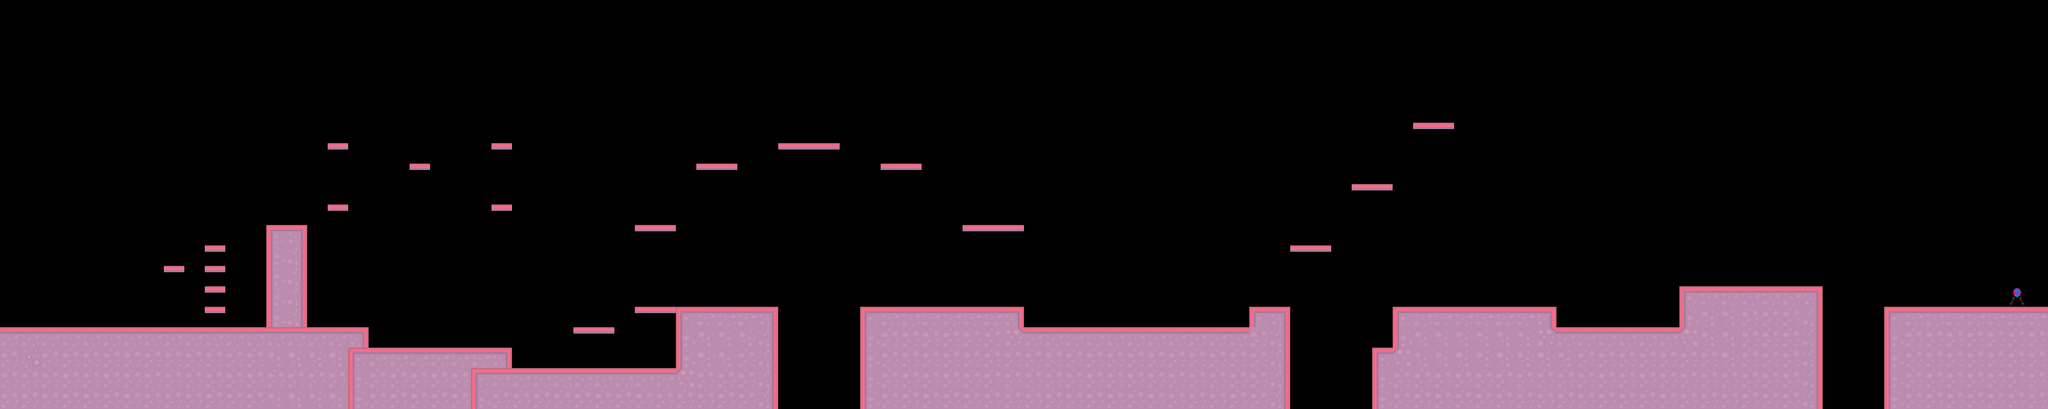

A 2D game scene composited from a Tiled map and its tileset images. What follows is a short description and the map's XML, with each tile layer's data collapsed to a summary:
An orthogonal 100x20 tile map with 32x32 px tiles, 1 tile layer (Tiles).

<map version="1.0" orientation="orthogonal" width="100" height="20" tilewidth="32" tileheight="32">
 <properties>
  <property name="backgrounds" value="0:0:Gradient.png,Gradient2.png;1:0.2:Mountains_Back_1.png,Mountains_Back_2.png;2:0.4:Mountains_Mid_1.png,Mountains_Mid_2.png,Mountains_Mid_3.png;3:0.6:Mountains_Fore_1.png,Mountains_Fore_2.png" />
  <property name="clouds" value="Clound_1.png,Clound_2.png" />
 </properties>
 <tileset firstgid="1" name="Level1" tilewidth="32" tileheight="32">
  <image source="level_elements.png" width="128" height="128" />
  <tile id="3">
   <properties>
    <property name="PlayerSpawn" value="1" />
   </properties>
  </tile>
  <tile id="4">
   <properties>
    <property name="EnemySpawner" value="1" />
   </properties>
  </tile>
  <tile id="14">
   <properties>
    <property name="framerate" value="4.0" />
    <property name="frames" value="0,0,32,32:32,0,32,32:64,0,32,32:96,0,32,32" />
    <property name="source" value="AnimatingSphere.png" />
    <property name="type" value="animated" />
   </properties>
  </tile>
 </tileset>
 <layer name="Tiles" width="100" height="20">
  <data>[2000 cells, 420 non-empty, 12 distinct tile ids]</data>
 </layer>
</map>